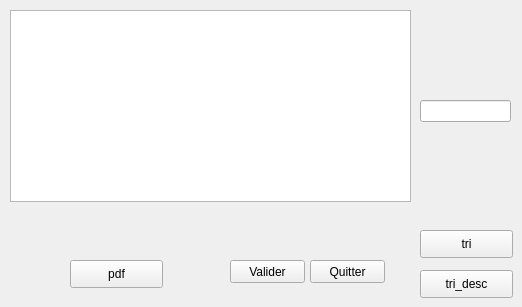
      <widget class="QWidget" name="tab_9">
       <attribute name="title">
        <string>Affichage</string>
       </attribute>
       <widget class="QLabel" name="label_35">
        <property name="geometry">
         <rect>
          <x>286</x>
          <y>20</y>
          <width>101</width>
          <height>81</height>
         </rect>
        </property>
        <property name="text">
         <string/>
        </property>
        <property name="pixmap">
         <pixmap>../b_afficher.png</pixmap>
        </property>
        <property name="scaledContents">
         <bool>true</bool>
        </property>
       </widget>
       <widget class="QPushButton" name="pb_ajouter">
        <property name="geometry">
         <rect>
          <x>230</x>
          <y>260</y>
          <width>75</width>
          <height>23</height>
         </rect>
        </property>
        <property name="text">
         <string>Valider</string>
        </property>
       </widget>
       <widget class="QPushButton" name="pushButton_6">
        <property name="geometry">
         <rect>
          <x>310</x>
          <y>260</y>
          <width>75</width>
          <height>23</height>
         </rect>
        </property>
        <property name="text">
         <string>Quitter</string>
        </property>
       </widget>
       <widget class="QTableView" name="tableViewvols">
        <property name="geometry">
         <rect>
          <x>10</x>
          <y>10</y>
          <width>401</width>
          <height>192</height>
         </rect>
        </property>
       </widget>
       <widget class="QPushButton" name="pdfadam">
        <property name="geometry">
         <rect>
          <x>70</x>
          <y>260</y>
          <width>93</width>
          <height>28</height>
         </rect>
        </property>
        <property name="text">
         <string>pdf</string>
        </property>
       </widget>
       <widget class="QPushButton" name="triadam">
        <property name="geometry">
         <rect>
          <x>420</x>
          <y>230</y>
          <width>93</width>
          <height>28</height>
         </rect>
        </property>
        <property name="text">
         <string>tri</string>
        </property>
       </widget>
       <widget class="QPushButton" name="tri_2adam">
        <property name="geometry">
         <rect>
          <x>420</x>
          <y>270</y>
          <width>93</width>
          <height>28</height>
         </rect>
        </property>
        <property name="text">
         <string>tri_desc</string>
        </property>
       </widget>
       <widget class="QLineEdit" name="siadamvols">
        <property name="geometry">
         <rect>
          <x>420</x>
          <y>100</y>
          <width>91</width>
          <height>22</height>
         </rect>
        </property>
       </widget>
       <zorder>siadamvols</zorder>
       <zorder>label_35</zorder>
       <zorder>pb_ajouter</zorder>
       <zorder>pushButton_6</zorder>
       <zorder>tableViewvols</zorder>
       <zorder>pdfadam</zorder>
       <zorder>triadam</zorder>
       <zorder>tri_2adam</zorder>
      </widget>
